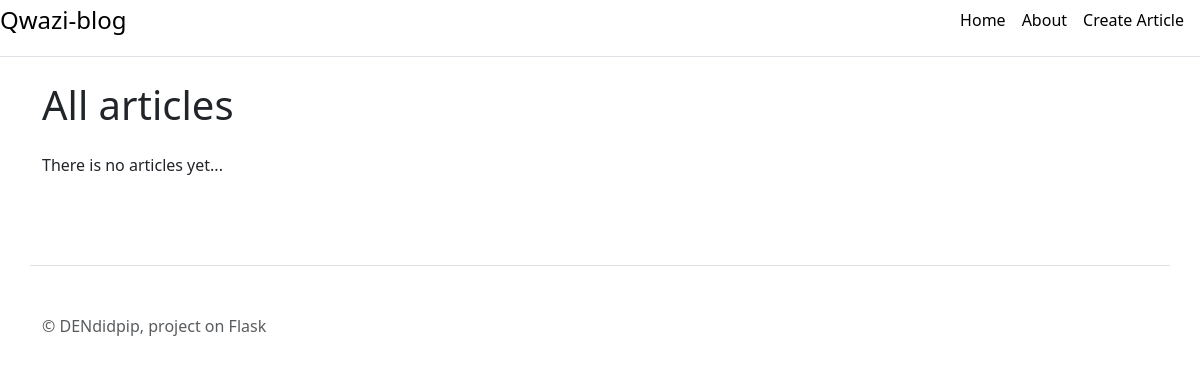
The app's page /home, older data.
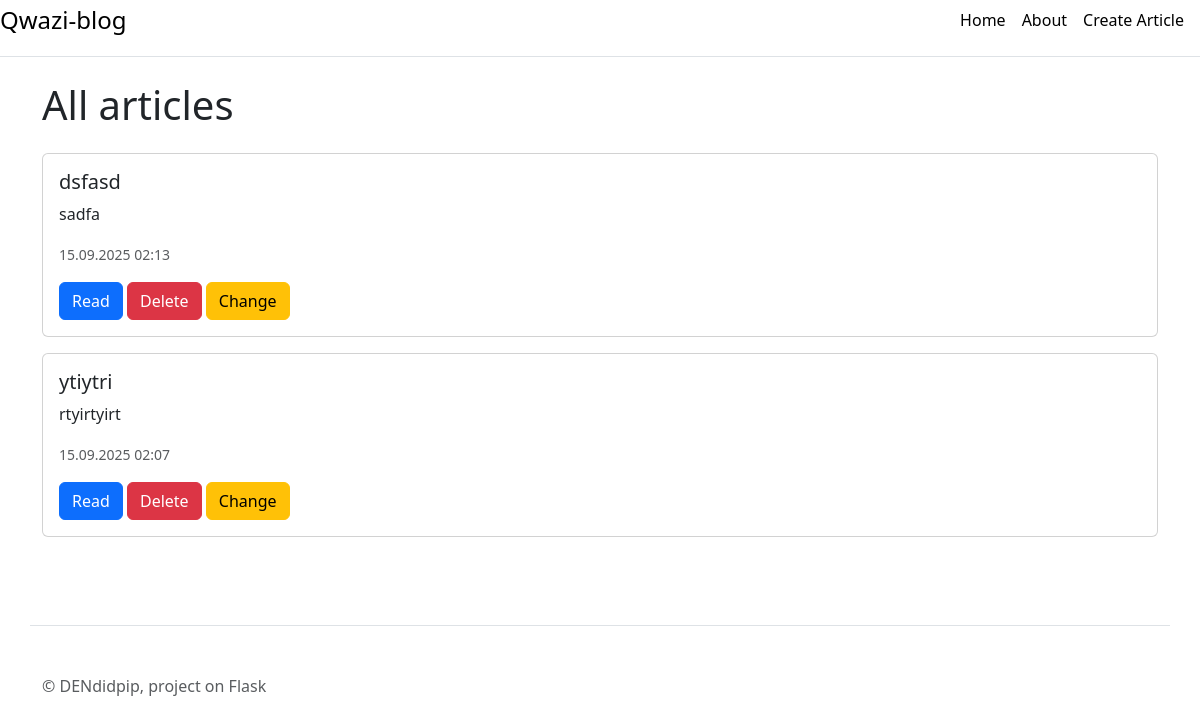
The same page, newer data.
### app.py (models this page shows, shortened)
class Article(db.Model):
    id = db.Column(db.Integer, primary_key=True)
    title = db.Column(db.String(50), nullable=False)
    intro = db.Column(db.String(200), nullable=False)
    text = db.Column(db.Text, nullable=False)
    date = db.Column(db.DateTime, default=dt.utcnow)

### app.py (the view)
@app.route('/home')
def main():
    articles = Article.query.order_by(Article.date.desc()).all()
    return render_template("index.html", articles=articles)

### templates/index.html (shortened to what this page needs)
{% extends "base.html" %}
{% block content %}
<h1 class="mb-4">All articles</h1>
{% for posts in articles %}
<div class="card my-3">
    <div class="card-body">
        <h5 class="card-title">{{ posts.title }}</h5>
        <p class="card-text">{{ posts.intro }}</p>
        <p><small class="text-muted">{{ posts.date.strftime('%d.%m.%Y %H:%M') }}</small></p>
        <a href="{{ url_for('post_detail', id=posts.id) }}" class="btn btn-primary">Read</a>
        <form action="{{ url_for('delete_article', id=posts.id) }}" method="post" style="display:inline" onsubmit="return confirm('real')">
            <button type="submit" class="btn btn-danger">Delete</button>
        </form>
        <a href="{{ url_for('change_article', id=posts.id) }}" class="btn btn-warning">Change</a>
    </div>
</div>
{% else %}
<p>There is no articles yet...</p>
{% endfor %}
{% endblock %}

### templates/base.html (shortened to what this page needs)
<!doctype html>
<html lang="en">
<head>
    <link rel="stylesheet" href="{{ url_for('static', filename='css/main.css') }}">
    <link rel="stylesheet" href="https://cdn.jsdelivr.net/npm/bootstrap@5.3.3/dist/css/bootstrap.min.css">
</head>
<body>
    <div class="d-flex flex-column flex-md-row align-items-center pb-3 mb-4 border-bottom">
        <a href="/home" class="d-flex align-items-center link-body-emphasis text-decoration-none">
            <span class="fs-4">Qwazi-blog</span>
        </a>
        <nav class="d-inline-flex mt-2 mt-md-0 ms-md-auto">
            <a class="me-3 py-2 link-body-emphasis text-decoration-none" href="/home">Home</a>
            <a class="me-3 py-2 link-body-emphasis text-decoration-none" href="/about">About</a>
            <a class="me-3 py-2 link-body-emphasis text-decoration-none" href="/create-article">Create Article</a>
        </nav>
    </div>
    <div class="container">
        {% block content %}{% endblock %}
    </div>
    <br>
    <footer class="container pt-4 my-md-5 pt-md-5 border-top">
        <p class="text-muted">© DENdidpip, project on Flask</p>
    </footer>
</body>
</html>

### static/css/main.css (style rules this page uses)
body { background: #f8f9fa; }
h1, h5 { color: #333; }

Row changes from the older to the newer data that the page shows:
added Article: title "dsfasd", intro "sadfa", date "15.09.2025 02:13"
added Article: title "ytiytri", intro "rtyirtyirt", date "15.09.2025 02:07"
Text that changed along with them:
text no longer shown: "There is no articles yet..."
